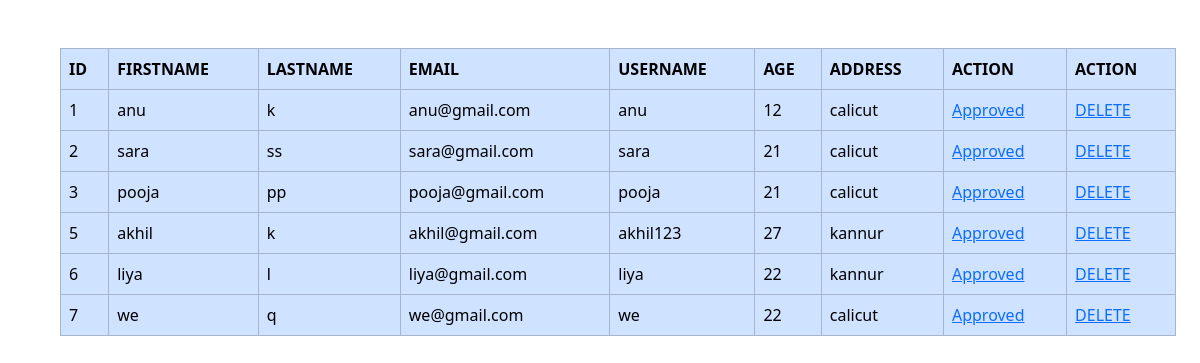
The app's page /viewstudents with its own data.
### collegeapp/models.py (models this page shows)
class Student(models.Model):
    depid=models.ForeignKey(Department,on_delete=models.CASCADE)
    sid=models.ForeignKey(User,on_delete=models.CASCADE)
    Age=models.IntegerField()
    Address=models.CharField(max_length=100)

class User(AbstractUser):
    usertype=models.CharField(max_length=50)

### collegeapp/views.py (the view)
# urls.py: path('viewstudents',views.viewstudents ,name='viewstudents'),
def viewstudents(request):
    x=Student.objects.all()
    return render(request,'viewstudent.html',{'x1':x})

### collegeapp/templates/viewstudent.html (shortened to what this page needs)
<!DOCTYPE html>
<html lang="en">
<head>
    <link href="https://cdn.jsdelivr.net/npm/bootstrap@5.3.3/dist/css/bootstrap.min.css" rel="stylesheet">
</head>
<body>
    <div class="container m-5">
    <table class="table table-bordered table-primary">
        <tr>
            <th>ID</th>
            <th>FIRSTNAME</th>
            <th>LASTNAME</th>
            <th>EMAIL</th>
            <th>USERNAME</th>
            <th>AGE</th>
            <th>ADDRESS</th>
            <th>ACTION</th>
            <th>ACTION</th>
        </tr>
        {% for i in x1 %}
        <tr>
            <td>{{i.id}}</td>
            <td>{{i.sid.first_name}}</td>
            <td>{{i.sid.last_name}}</td>
            <td>{{i.sid.email}}</td>
            <td>{{i.sid.username}}</td>
            <td>{{i.Age}}</td>
            <td>{{i.Address}}</td>
            <td><a href="approve/{{i.id}}">Approved</a></td>
            <td><a href="deletestudents/{{i.sid_id}}">DELETE</td>
        </tr>
        {% endfor %}
    </table>
    </div>
</body>
</html>

### records on screen
Student: id "1", sid.first_name "anu", sid.last_name "k", sid.email "anu@gmail.com", sid.username "anu", Age "12", Address "calicut"
Student: id "2", sid.first_name "sara", sid.last_name "ss", sid.email "sara@gmail.com", sid.username "sara", Age "21", Address "calicut"
Student: id "3", sid.first_name "pooja", sid.last_name "pp", sid.email "pooja@gmail.com", sid.username "pooja", Age "21", Address "calicut"
Student: id "5", sid.first_name "akhil", sid.last_name "k", sid.email "akhil@gmail.com", sid.username "akhil123", Age "27", Address "kannur"
Student: id "6", sid.first_name "liya", sid.last_name "l", sid.email "liya@gmail.com", sid.username "liya", Age "22", Address "kannur"
Student: id "7", sid.first_name "we", sid.last_name "q", sid.email "we@gmail.com", sid.username "we", Age "22", Address "calicut"
